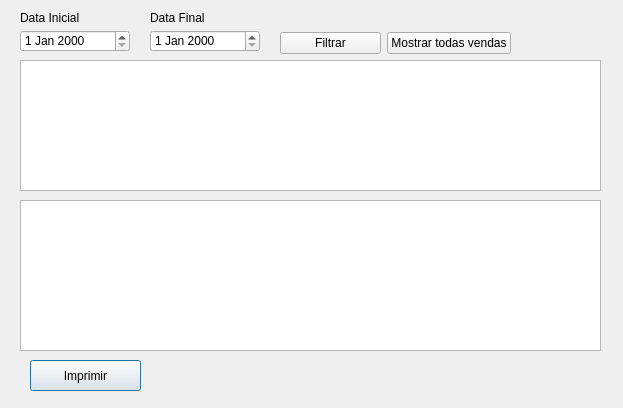
<?xml version="1.0" encoding="UTF-8"?>
<ui version="4.0">
 <class>gp_gestaovendas</class>
 <widget class="QDialog" name="gp_gestaovendas">
  <property name="geometry">
   <rect>
    <x>0</x>
    <y>0</y>
    <width>623</width>
    <height>408</height>
   </rect>
  </property>
  <property name="windowTitle">
   <string>Dialog</string>
  </property>
  <widget class="QDateEdit" name="de_dataini">
   <property name="geometry">
    <rect>
     <x>20</x>
     <y>30</y>
     <width>110</width>
     <height>22</height>
    </rect>
   </property>
  </widget>
  <widget class="QDateEdit" name="de_datafim">
   <property name="geometry">
    <rect>
     <x>150</x>
     <y>30</y>
     <width>110</width>
     <height>22</height>
    </rect>
   </property>
  </widget>
  <widget class="QPushButton" name="btn_imprimirgvenda">
   <property name="geometry">
    <rect>
     <x>30</x>
     <y>360</y>
     <width>111</width>
     <height>31</height>
    </rect>
   </property>
   <property name="text">
    <string>Imprimir</string>
   </property>
  </widget>
  <widget class="QTableWidget" name="tw_listavendas">
   <property name="geometry">
    <rect>
     <x>20</x>
     <y>60</y>
     <width>581</width>
     <height>131</height>
    </rect>
   </property>
  </widget>
  <widget class="QTableWidget" name="tw_listaprodvendas">
   <property name="geometry">
    <rect>
     <x>20</x>
     <y>200</y>
     <width>581</width>
     <height>151</height>
    </rect>
   </property>
  </widget>
  <widget class="QLabel" name="label">
   <property name="geometry">
    <rect>
     <x>20</x>
     <y>10</y>
     <width>91</width>
     <height>16</height>
    </rect>
   </property>
   <property name="text">
    <string>Data Inicial</string>
   </property>
  </widget>
  <widget class="QLabel" name="label_2">
   <property name="geometry">
    <rect>
     <x>150</x>
     <y>10</y>
     <width>91</width>
     <height>16</height>
    </rect>
   </property>
   <property name="text">
    <string>Data Final</string>
   </property>
  </widget>
  <widget class="QWidget" name="">
   <property name="geometry">
    <rect>
     <x>280</x>
     <y>30</y>
     <width>231</width>
     <height>26</height>
    </rect>
   </property>
   <layout class="QHBoxLayout" name="horizontalLayout">
    <item>
     <widget class="QPushButton" name="btn_filtrargvenda">
      <property name="text">
       <string>Filtrar</string>
      </property>
     </widget>
    </item>
    <item>
     <widget class="QPushButton" name="pushButton">
      <property name="text">
       <string>Mostrar todas vendas</string>
      </property>
     </widget>
    </item>
   </layout>
  </widget>
 </widget>
 <resources/>
 <connections/>
</ui>
